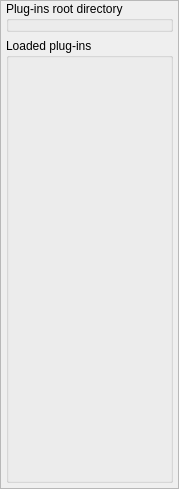
<?xml version="1.0" encoding="UTF-8"?>
<ui version="4.0">
 <class>PluginsConfigWidget</class>
 <widget class="QWidget" name="PluginsConfigWidget">
  <property name="geometry">
   <rect>
    <x>0</x>
    <y>0</y>
    <width>179</width>
    <height>489</height>
   </rect>
  </property>
  <property name="windowTitle">
   <string>Form</string>
  </property>
  <layout class="QVBoxLayout" name="verticalLayout_2">
   <property name="leftMargin">
    <number>0</number>
   </property>
   <property name="topMargin">
    <number>0</number>
   </property>
   <property name="rightMargin">
    <number>0</number>
   </property>
   <property name="bottomMargin">
    <number>0</number>
   </property>
   <item>
    <widget class="QFrame" name="bg_frame">
     <property name="frameShape">
      <enum>QFrame::Shape::StyledPanel</enum>
     </property>
     <property name="frameShadow">
      <enum>QFrame::Shadow::Raised</enum>
     </property>
     <layout class="QVBoxLayout" name="verticalLayout">
      <property name="leftMargin">
       <number>5</number>
      </property>
      <property name="topMargin">
       <number>0</number>
      </property>
      <property name="rightMargin">
       <number>5</number>
      </property>
      <property name="bottomMargin">
       <number>5</number>
      </property>
      <item>
       <widget class="QGroupBox" name="plugins_root_gb">
        <property name="title">
         <string>Plug-ins root directory</string>
        </property>
       </widget>
      </item>
      <item>
       <widget class="QGroupBox" name="loaded_plugins_gb">
        <property name="sizePolicy">
         <sizepolicy hsizetype="Preferred" vsizetype="Expanding">
          <horstretch>0</horstretch>
          <verstretch>0</verstretch>
         </sizepolicy>
        </property>
        <property name="title">
         <string>Loaded plug-ins</string>
        </property>
       </widget>
      </item>
     </layout>
    </widget>
   </item>
  </layout>
 </widget>
 <resources/>
 <connections/>
</ui>
